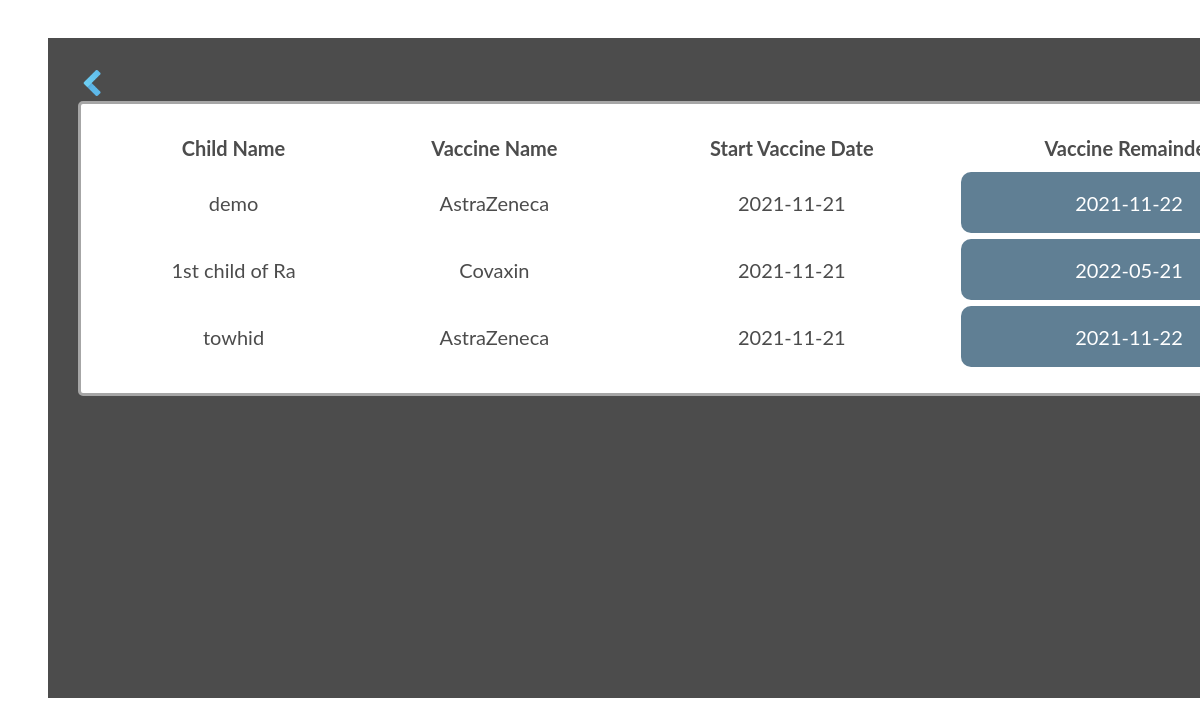
/e_vaccination_PHP/allocate_vaccine.php, run on the app's committed database.
### tables this page shows
CREATE TABLE `vaccine_dates` (
  `name` varchar(50) NOT NULL,
  `v_date` date DEFAULT NULL,
  `timing` varchar(20) NOT NULL,
  `c_name` varchar(15) DEFAULT NULL,
  `p_username` varchar(15) DEFAULT NULL,
  `status` varchar(6) DEFAULT NULL
);

### e_vaccination_PHP/allocate_vaccine.php (the view, shortened to what this page needs)
<!DOCTYPE html>
<html>
<head>
</head>
<body>
<div class="bg">
<a href="adminindex.php"><img src="backarrow.png" width="30" height="30"></a></br>
	<?php
		include 'database_connection.php';
		$query = "SELECT * FROM vaccine_dates";
		$result = mysqli_query($con,$query);
		if(mysqli_num_rows($result) > 0)
		{
			echo "<table cellspacing='6' cellpadding='6' class='tabel_style'>
				  <tr>
				  		<th>Child Name</th>
				  		<th>Vaccine Name</th>
				  		<th>Start Vaccine Date</th>
				  		<th>Vaccine Remainder</th>
				  		<th></th>
				  </tr>";
			while ($row = mysqli_fetch_array($result)) {
				if($row['status'] == 'false'){
					echo "<tr>
							<td>".$row['c_name']."</td>
							<td>".$row['name']."</td>
							<td>".$row['v_date']."</td>
							<td class='td'>".$row['timing']."</td>
							<td><a href='updatevaccine.php?c_name=".$row['c_name']."&vaccine_n=".$row['name']."'><img src='done.png' width='45' height='45' /></a></td>
							</tr>";
				}
			}
			echo "</table>";
		}
		else
			echo "<p>No Any Dates Available !</p>";
	?>
</div>
</body>
</html>

### e_vaccination_PHP/allocate_vaccine.php (style rules this page uses)
body { font-family: "Lato", sans-serif; background-size: cover; position: fixed; background: url('allocateback.jpg'); }
.bg { opacity: 0.7; background-color: black; width: 1375px; height: 600px; margin: 30px 40px; padding: 30px; overflow: auto; }
.tabel_style { background-color: white; border-radius: 5px; border-style: solid; font-size: 20px; padding: 20px; text-align: center; width: 1360px; }
.td { background-color: #1D4967; color: white; border-radius: 10px; }

### data on the page
vaccine_dates: c_name "demo", name "AstraZeneca", v_date "2021-11-21", timing "2021-11-22"
vaccine_dates: c_name "1st child of Ra", name "Covaxin", v_date "2021-11-21", timing "2022-05-21"
vaccine_dates: c_name "towhid", name "AstraZeneca", v_date "2021-11-21", timing "2021-11-22"
